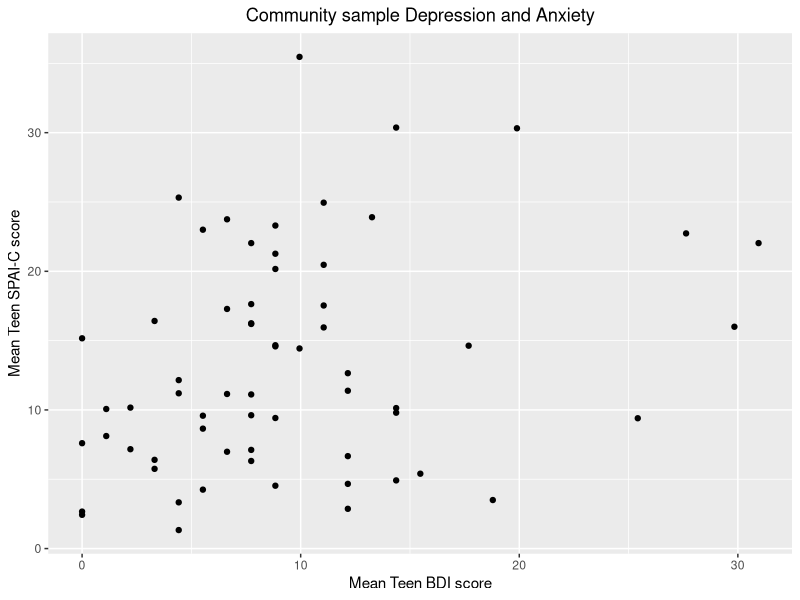
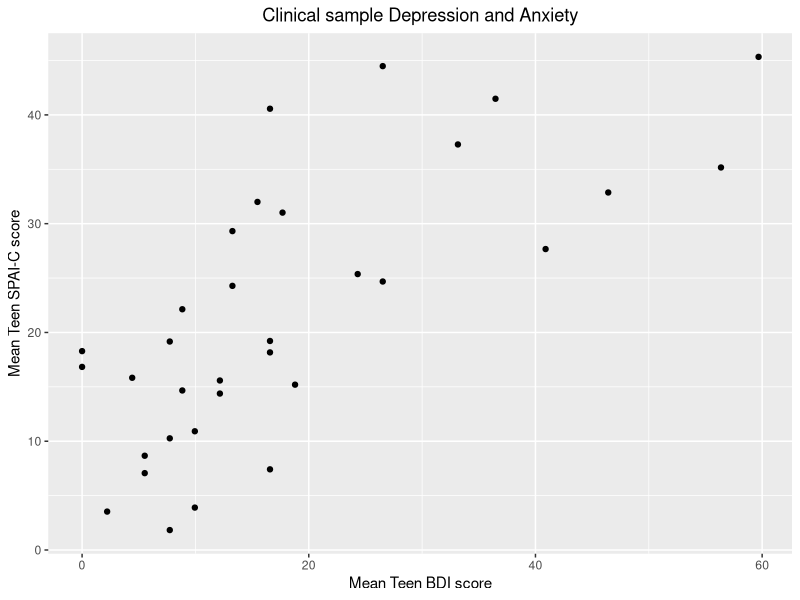
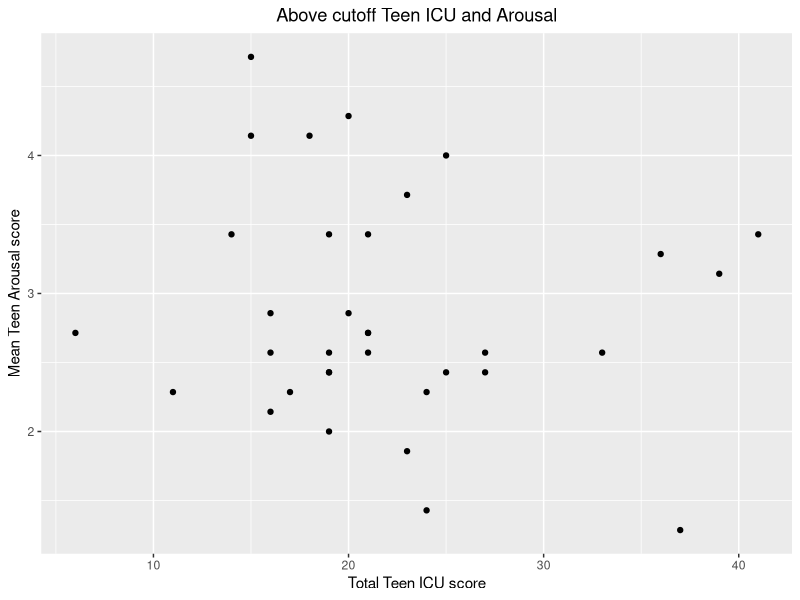
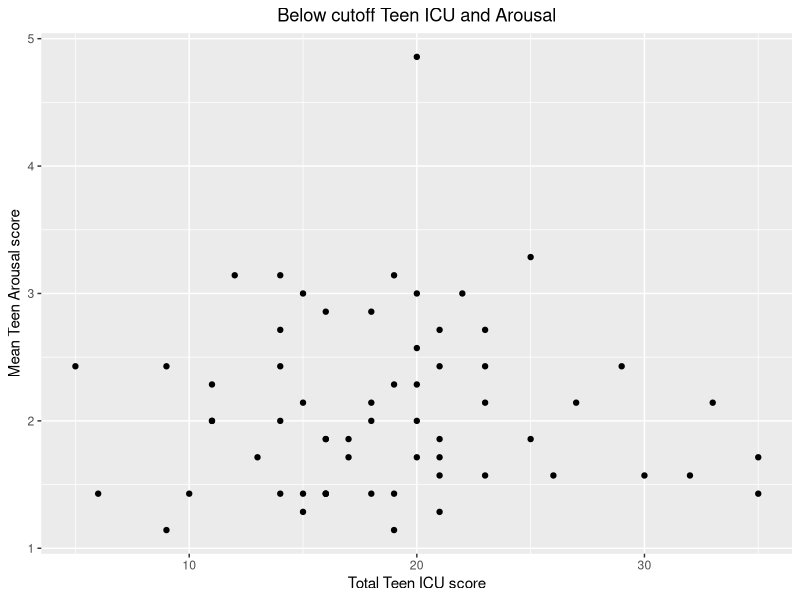
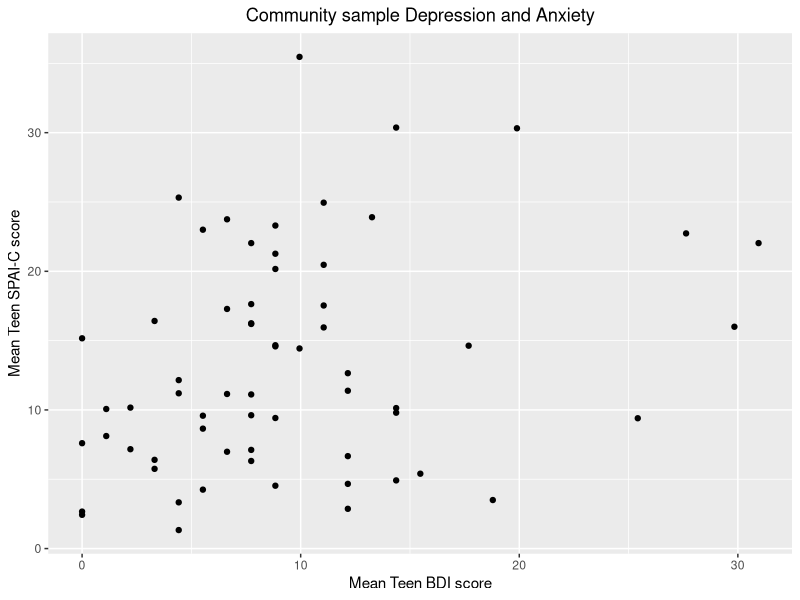
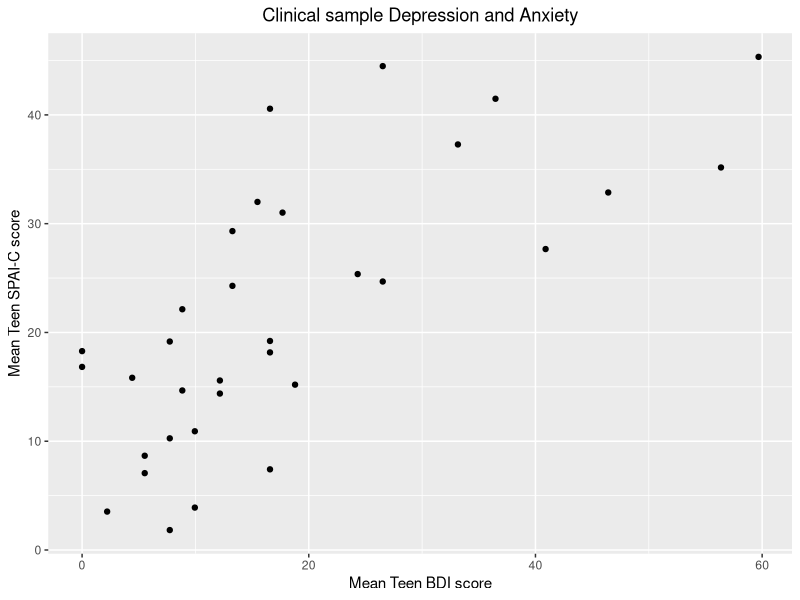
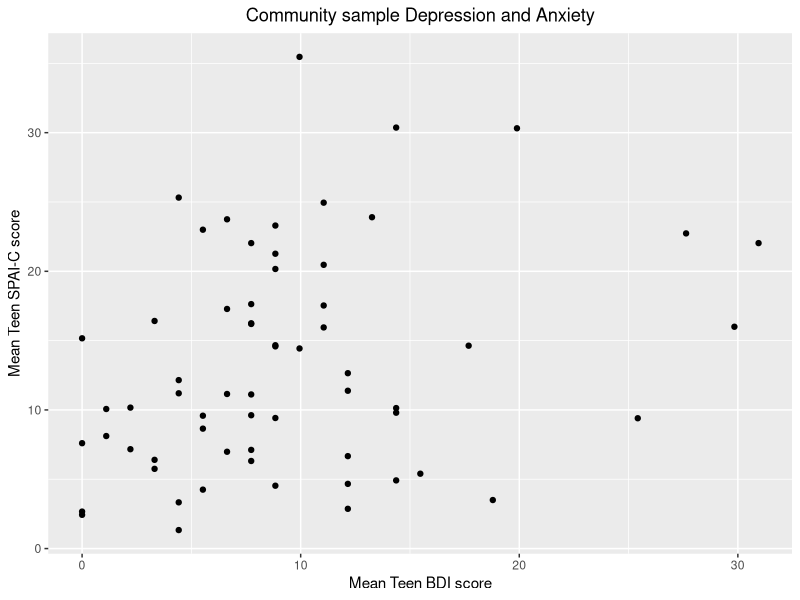
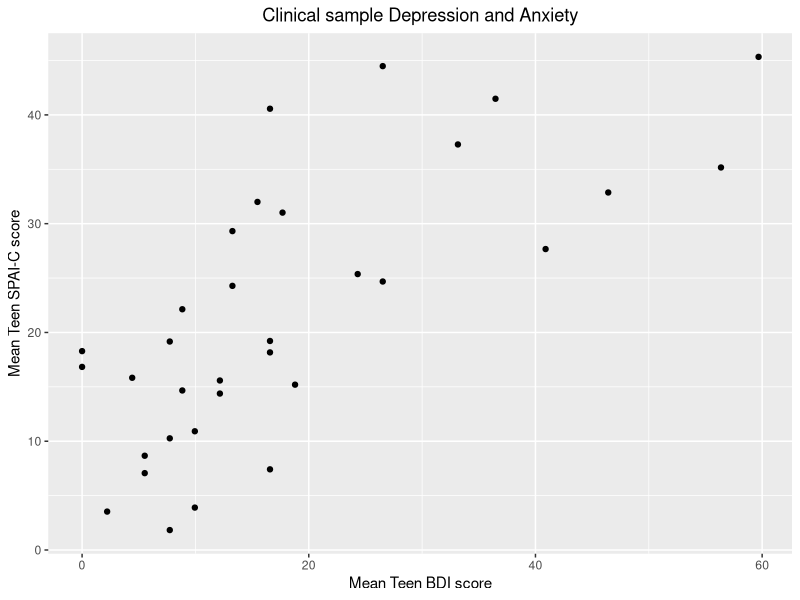

Recreate these plots in R, in order.
## ---- chunk 1
#setting up dataset
#libraries
library(haven)
library(ggplot2)

#reading dataset
SAS.data <- read_sav("QASMIEH_DATASET_PSYC798W.sav")

#making dataframe of only variables of interest
my.SAS <- c("MASTER_ID","GROUPAB","SAFE_TOTAL_C","SAFE_TOTAL_P",
            "spaicctot","spaicptot","TOTALSIAS_C", "TOTALSIAS_P", 
            "bdisctot", "bdisptot", "ICU_C_TOT", "ICU_P_TOT",   
            "TEEN_SAM_COMP_ALL_TASKS")

SAS.df <- SAS.data[,my.SAS]
SAS.df$GROUPAB <- as.factor(SAS.df$GROUPAB)
levels(SAS.df$GROUPAB) <- c("Community sample", "Clinical sample")

#making new variable
SAS.df$SPAICCUTOFF <- NA
SAS.df$SPAICCUTOFF <- ifelse(SAS.df$spaicctot>=18, "Above cutoff", "Below cutoff")
SAS.df$SPAICCUTOFF <- as.factor(SAS.df$SPAICCUTOFF)

#reordering so factor variables are first
SAS.df <- SAS.df[c(1,2,14,3,4,5,6,7,8,9,10,11,12,13)]
head(SAS.df)

## ---- chunk 2
#Goal: make a scatter plot of participant depression and anxiety scores, based on group membership- only needs 2 iterations

#"Copy Paste Code"
(GROUPA.plot <- ggplot(SAS.df[SAS.df$GROUPAB=="Community sample",],aes(bdisctot,spaicctot))+
    xlab("Mean Teen BDI score")+
    ylab("Mean Teen SPAI-C score")+
    theme(plot.title = element_text(hjust = 0.5))+ 
    ggtitle("Community sample Depression and Anxiety")+
    geom_point())

(GROUPB.plot <- ggplot(SAS.df[SAS.df$GROUPAB=="Clinical sample",],aes(bdisctot,spaicctot))+
    xlab("Mean Teen BDI score")+
    ylab("Mean Teen SPAI-C score")+
    theme(plot.title = element_text(hjust = 0.5))+ 
    ggtitle("Clinical sample Depression and Anxiety")+
    geom_point())

pdf("CopyPaste.pdf")
plot(GROUPA.plot)
plot(GROUPB.plot)
dev.off()

#Loop Code
pdf("AnxietyDepression.pdf")

for(this.grouping in c("Community sample", "Clinical sample")) {
  print(ggplot(SAS.df[SAS.df$GROUPAB==this.grouping,],
    aes(bdisctot,spaicctot))+
    xlab("Mean Teen BDI score")+
    ylab("Mean Teen SPAI-C score")+
    theme(plot.title = element_text(hjust = 0.5))+ 
    ggtitle(paste(this.grouping, "Depression and Anxiety"))+
    geom_point())
  
}
dev.off()
## ---- chunk 3
#Goal: make a scatter plot of participant callous-unemotional traits and arousal scores, based on SPAIC cut off groups- still only needs 2 iterations

#"Copy Paste Code"
(Above.plot <- ggplot(SAS.df[SAS.df$SPAICCUTOFF=="Above cutoff",],
    aes(ICU_C_TOT,TEEN_SAM_COMP_ALL_TASKS))+
    xlab("Total Teen ICU score")+
    ylab("Mean Teen Arousal score")+
    theme(plot.title = element_text(hjust = 0.5))+ 
    ggtitle("Above cutoff Teen ICU and Arousal")+
    geom_point())

(Below.plot <- ggplot(SAS.df[SAS.df$SPAICCUTOFF=="Below cutoff",],
    aes(ICU_C_TOT,TEEN_SAM_COMP_ALL_TASKS))+
    xlab("Total Teen ICU score")+
    ylab("Mean Teen Arousal score")+
    theme(plot.title = element_text(hjust = 0.5))+ 
    ggtitle("Below cutoff Teen ICU and Arousal")+
    geom_point())

pdf("CopyPaste2.pdf")
plot(Above.plot)
plot(Below.plot)
dev.off()

#Loop Code
pdf("ICU_Arousal.pdf")

for(this.grouping in levels(SAS.df$SPAICCUTOFF)) {
  print(ggplot(SAS.df[SAS.df$SPAICCUTOFF==this.grouping,],
    aes(ICU_C_TOT,TEEN_SAM_COMP_ALL_TASKS))+
    xlab("Total Teen ICU score")+
    ylab("Mean Teen Arousal score")+
    theme(plot.title = element_text(hjust = 0.5))+ 
    ggtitle(paste(this.grouping,"Teen ICU and Arousal"))+
    geom_point())
  
}
dev.off()



